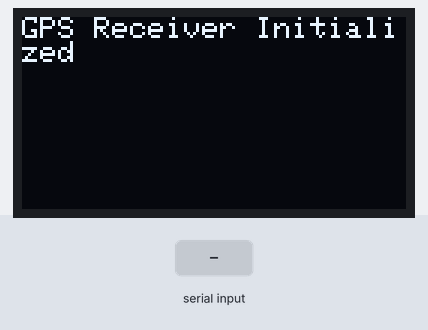
Simulated run of this sketch. Board: Arduino Uno, built with avr-gcc and run on an emulated ATmega328P. Shown: 128×64 one-colour display. The test bench sets the inputs (shaded band). What the sketch prints to the serial monitor is not drawn.

Above: at 3.2 s.
3.3 s: "$GPGGA\n" received over Serial
At 4.2 s:
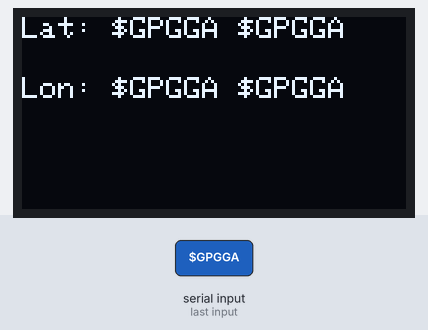
4.8 s: "1\n" received over Serial
Timing chart, 0 to 7.8 s (numbered marks = the images above; inputs shaded):
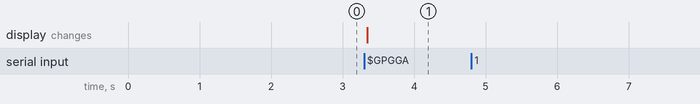

Measured:
- after the input at 3.3 s, the display: changes at once (image 1)
- after the input at 4.8 s, every drawn part: stays the same

The sketch:

Gps_and_lcd_copy_20240730210320.ino
```cpp
#include <Wire.h>
#include <Adafruit_GFX.h>
#include <Adafruit_SSD1306.h>

#define SCREEN_WIDTH 128
#define SCREEN_HEIGHT 64
#define OLED_RESET -1
#define SCREEN_ADDRESS 0x3C

Adafruit_SSD1306 display(SCREEN_WIDTH, SCREEN_HEIGHT, &Wire, OLED_RESET);

void setup() {
  Serial.begin(9600);

  // Initialize OLED display
  if (!display.begin(SSD1306_SWITCHCAPVCC, SCREEN_ADDRESS)) {
    Serial.println(F("SSD1306 allocation failed"));
    for (;;);
  }

  display.clearDisplay();
  display.setTextSize(1);
  display.setTextColor(SSD1306_WHITE);
  display.setCursor(0, 0);
  display.print(F("GPS Receiver Initialized"));
  display.display();
  delay(2000);
}

void parseGPSData(const String& gpsData) {
  // Simple NMEA $GPGGA sentence parsing
  int index1 = gpsData.indexOf(',');
  int index2 = gpsData.indexOf(',', index1 + 1);
  int index3 = gpsData.indexOf(',', index2 + 1);
  int index4 = gpsData.indexOf(',', index3 + 1);
  int index5 = gpsData.indexOf(',', index4 + 1);
  int index6 = gpsData.indexOf(',', index5 + 1);
  int index7 = gpsData.indexOf(',', index6 + 1);
  int index8 = gpsData.indexOf(',', index7 + 1);
  int index9 = gpsData.indexOf(',', index8 + 1);

  String latitude = gpsData.substring(index2 + 1, index3);
  String latDir = gpsData.substring(index3 + 1, index4);
  String longitude = gpsData.substring(index4 + 1, index5);
  String lonDir = gpsData.substring(index5 + 1, index6);

  Serial.print("Latitude: ");
  Serial.print(latitude);
  Serial.print(" ");
  Serial.println(latDir);
  Serial.print("Longitude: ");
  Serial.print(longitude);
  Serial.print(" ");
  Serial.println(lonDir);

  // Update OLED display
  display.clearDisplay();
  display.setCursor(0, 0);
  display.print("Lat: ");
  display.print(latitude);
  display.print(" ");
  display.print(latDir);
  display.setCursor(0, 20);
  display.print("Lon: ");
  display.print(longitude);
  display.print(" ");
  display.print(lonDir);
  display.display();
}

void loop() {
  if (Serial.available() > 0) {
    String gpsData = Serial.readStringUntil('\n');
    Serial.print("Received: ");
    Serial.println(gpsData);

    if (gpsData.startsWith("$GPGGA")) {
      parseGPSData(gpsData);
      display.clearDisplay();
      display.println(gpsData);
    }
  }
}
```
